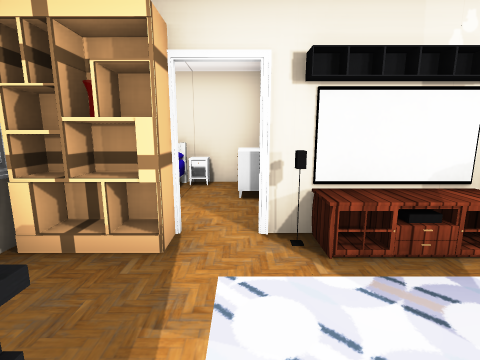
[1] (above)

18 first-person views from a walk through a 3-D level made in the Unity game engine. The camera is 1.2 m above the floor, tilts 10° down and sees 85° across. Doors are open. The floor is counted in squares, 1 m on a side. Each view is taken from the middle of a square. On the plan, view 1 faces up. The plan holds only what a view shows up to about 12 squares ahead; the rest is blank. The player character is not drawn. Some surface patterns are stand-ins.

[2]
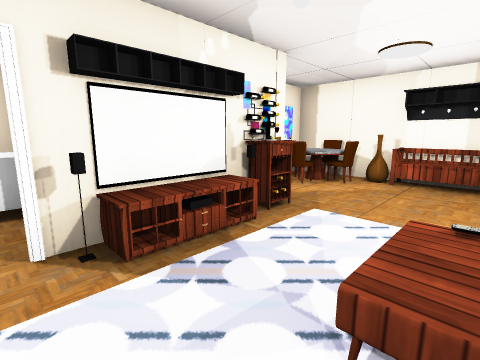

[3]
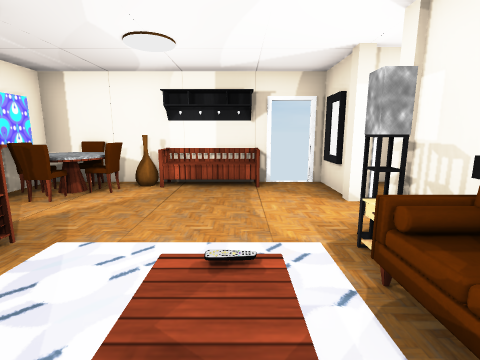

[4]
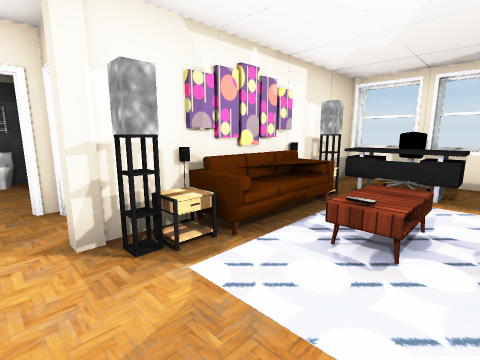

[5]
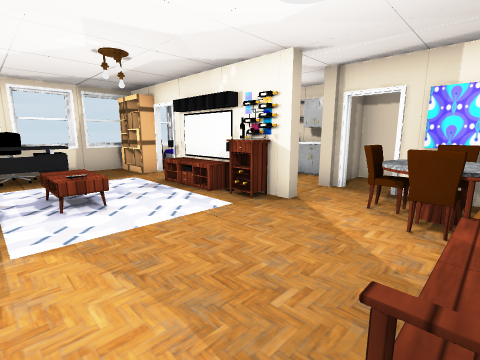

[6]
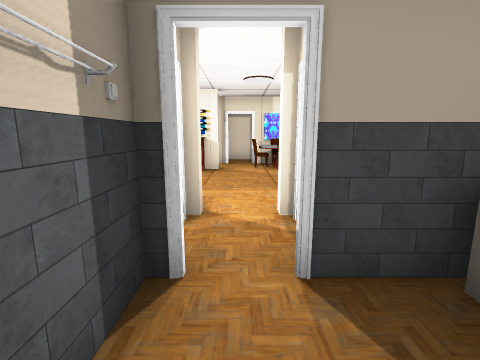

[7]
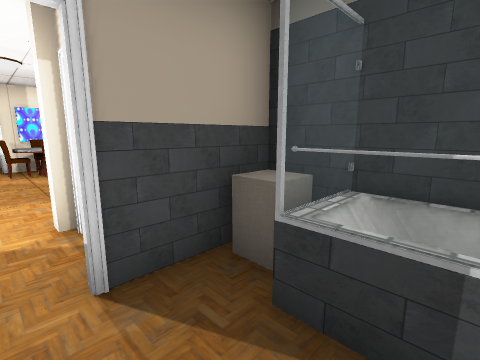

[8]
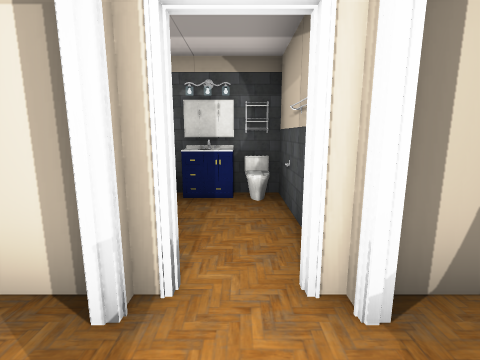

[9]
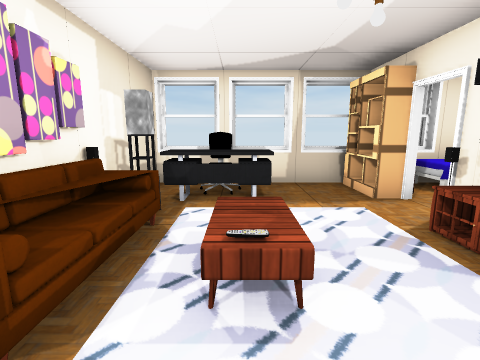

[10]
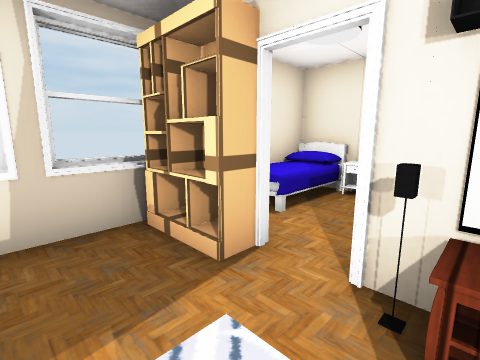

[11]
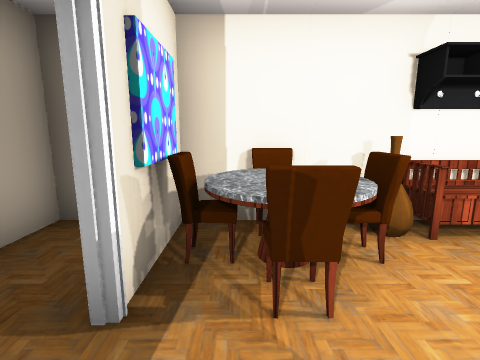

[12]
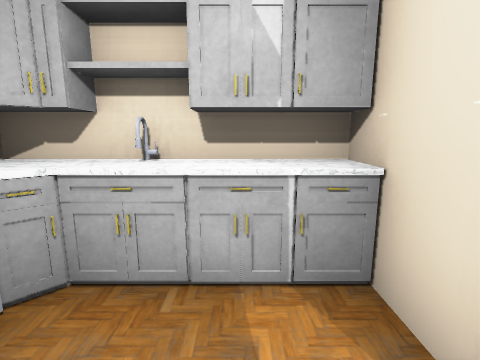

[13]
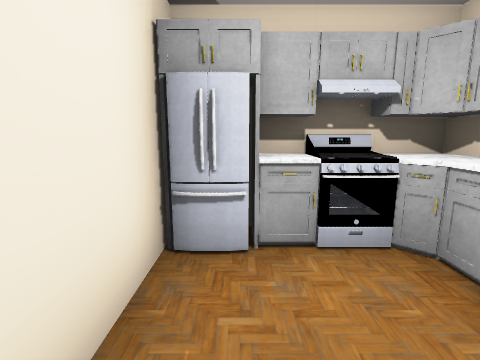

[14]
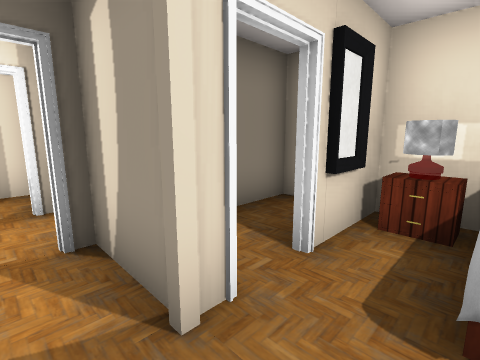

[15]
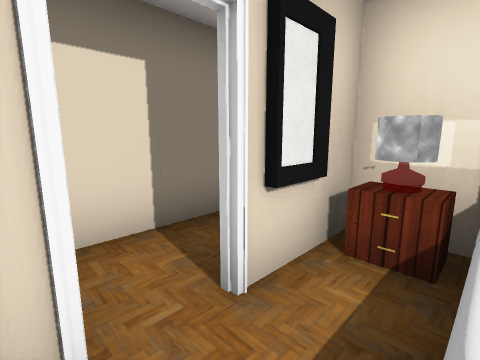

[16]
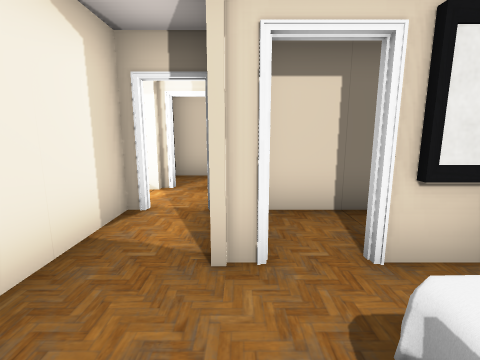

[17]
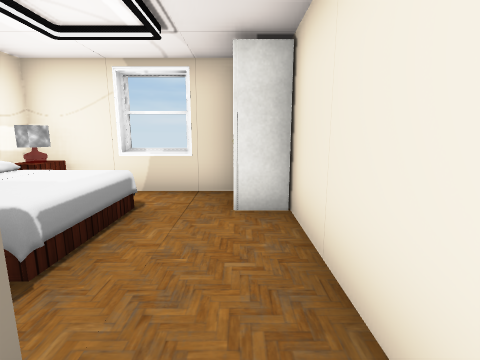

[18]
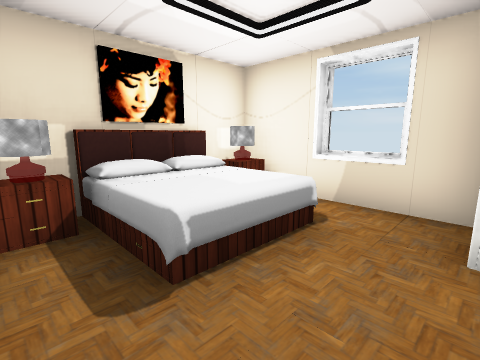

### Floor plan
Points are (right, up) in squares from view 1. A wall is a line through its corners. A room is listed if a view was taken in it or the views show most of it. See-through windows are left out.
Room 1 (views 1, 2, 3, 4, 5, 8, 9, 10, 11, 12, 13)
walls: (1.6, 3) (0.1, 3); (4.1, 5.4) (4.1, 6.6); (-0.5, -0.4) (-0.5, -1.4) (0, -1.4); (4.2, 6.6) (4.2, 5.6); (0.5, 6.6) (-2.4, 6.6) (-2.4, 4.1); (7.6, -0.9) (7.6, 4.9); (-2.4, 2.8) (-2.4, -2.1); (-2.6, 1.3) (-2.6, -0.2); (-2.6, 3) (-2.6, 1.5); (-2.6, -0.5) (-2.6, -2.1) (3.6, -2.1); (-2.6, 4.8) (-2.6, 4.3); (5.4, -3.8) (5.8, -3.8) (5.8, -3.4); (7.6, 6.6) (0.6, 6.6); (7.6, -3.7) (7.6, -1.6); (7.6, -5) (6.2, -5); (7.6, -6) (7.6, -4) (5.4, -4)
low walls: (-1.1, 6.5) (-1.1, 6)
ways out: open door at (4, -3) to room 2; open door at (5, -4) to room 2; open door at (0, 3); open door at (5, 5); open door at (6, -3); open door at (8, -1)
objects: shelf (-2, 3); bed (-2, 4) to (-1, 6); chair (-1, 0); other object (0, 5) to (0, 6); sofa (1, -1); other object (1, 2) to (2, 2); other object (1, 4); other object (1, 5); cabinet (1, 6) to (3, 6); other object (2, 0); TV (2, 3); cabinet (3, 3); pillar (4, -2); other object (4, 3); pillar (4, 5); pillar (5, 3); pillar (6, -2); chair (6, 3) to (7, 3); chair (6, 4); chair (6, 5); other object (7, -4); mirror (7, -2); bench (7, 0) to (7, 1); other object (7, 2); chair (7, 4); painting (7, 5)
Room 2 (views 6, 7)
walls: (3.7, -7.3) (5.5, -7.3); (6.4, -5.6) (6.4, -4.9)
ways out: open door at (4, -3) to room 1; open door at (5, -4) to room 1; opening at (5, -6)
objects: other object (4, -6); other object (4, -5); other object (4, -4)
Room 3 (views 14, 15, 16, 17, 18)
walls: (2.3, -6.5) (2.3, -5.1); (2.5, -3.8) (3.6, -3.8); (-2.6, -4) (-2.6, -5.5); (-2.4, -3.1) (-2.4, -7.4); (3.5, -2.2) (-1.2, -2.2)
ways out: open door at (2, -5)
objects: other object (-2, -7); other object (-2, -6); closet (-2, -3) to (-1, -3); bed (-1, -7) to (1, -5); painting (0, -7); pillar (2, -4)

Where each view was taken, in squares from view 1:
view 1: 0 up, 0 right, facing up
view 2: 0 up, 0 right, facing up-right
view 3: 0 up, 1 right, facing right
view 4: 1 up, 5 right, facing down-left
view 5: 1 down, 7 right, facing up-left
view 6: 6 down, 5 right, facing up
view 7: 6 down, 5 right, facing up-right
view 8: 2 down, 5 right, facing down
view 9: 0 up, 4 right, facing left
view 10: 1 up, 1 right, facing up-left
view 11: 4 up, 4 right, facing right
view 12: 4 up, 3 right, facing up
view 13: 4 up, 4 right, facing left
view 14: 3 down, 1 right, facing down-right
view 15: 4 down, 1 right, facing down-right
view 16: 4 down, 0 right, facing right
view 17: 3 down, 3 right, facing left
view 18: 3 down, 2 right, facing down-left
